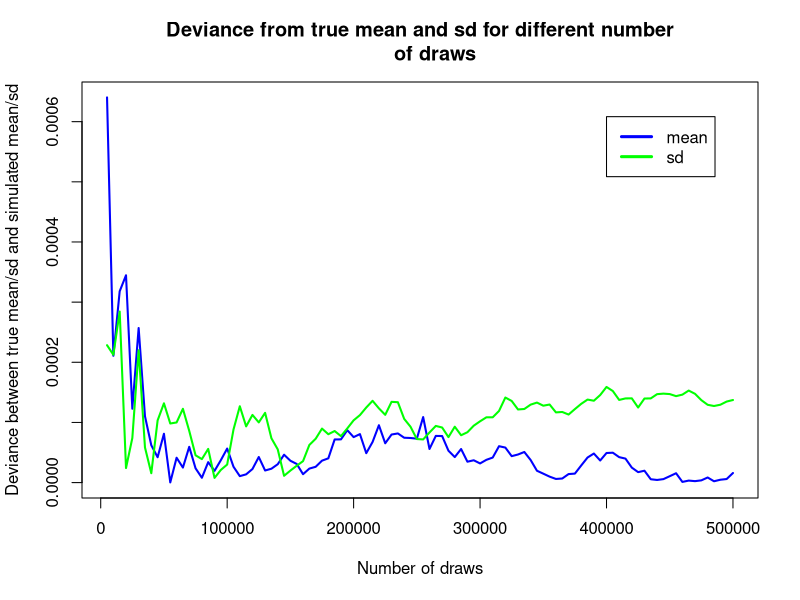
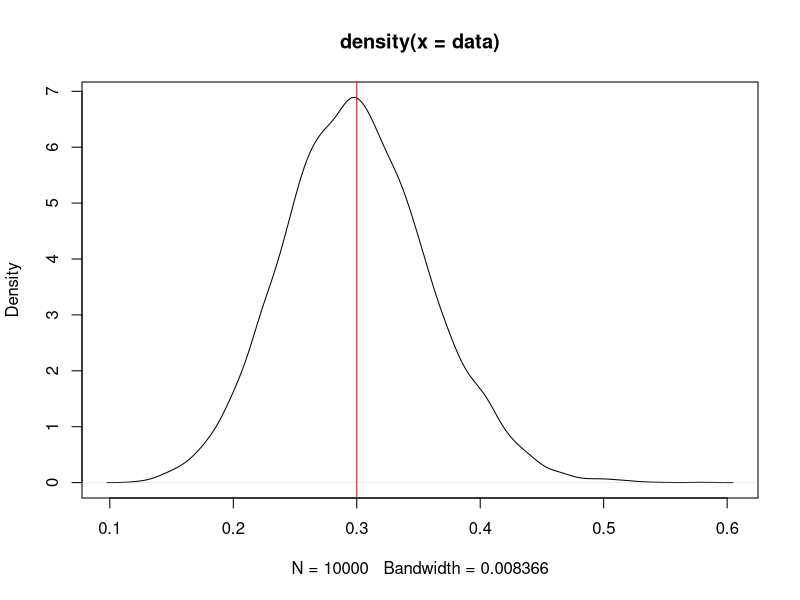
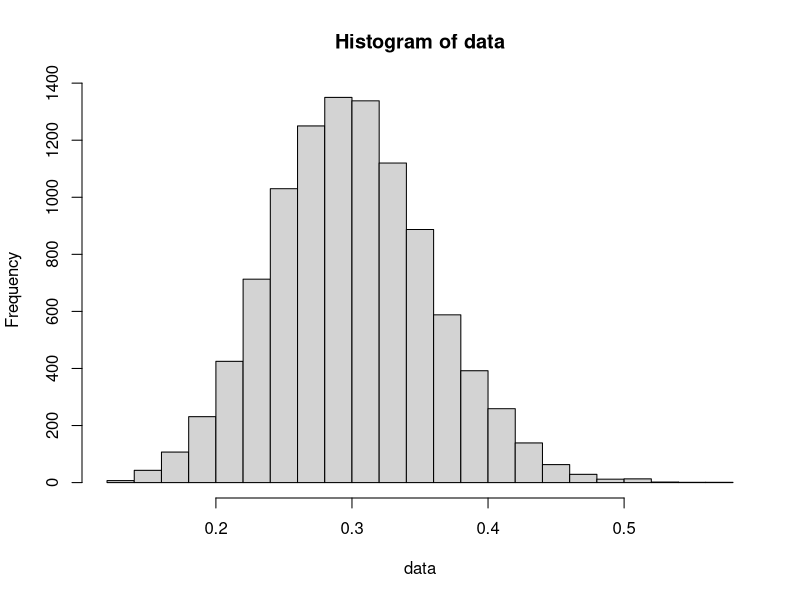
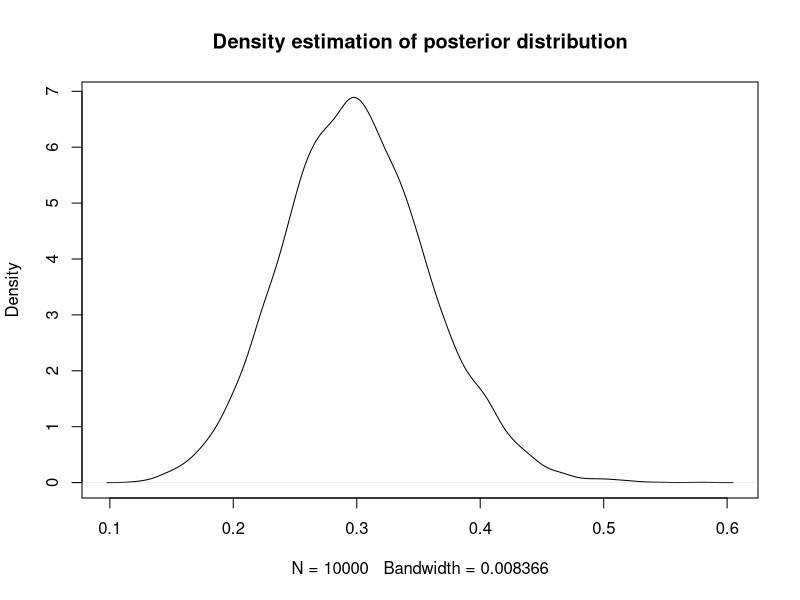
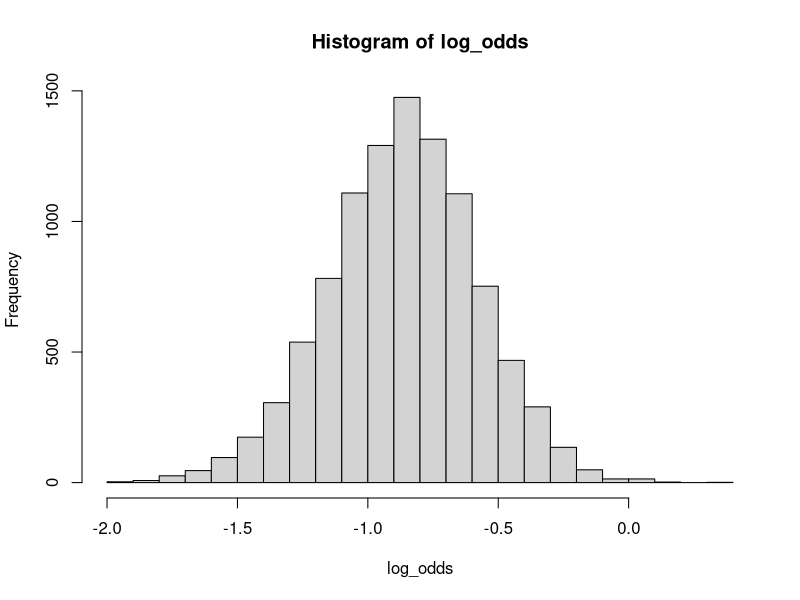
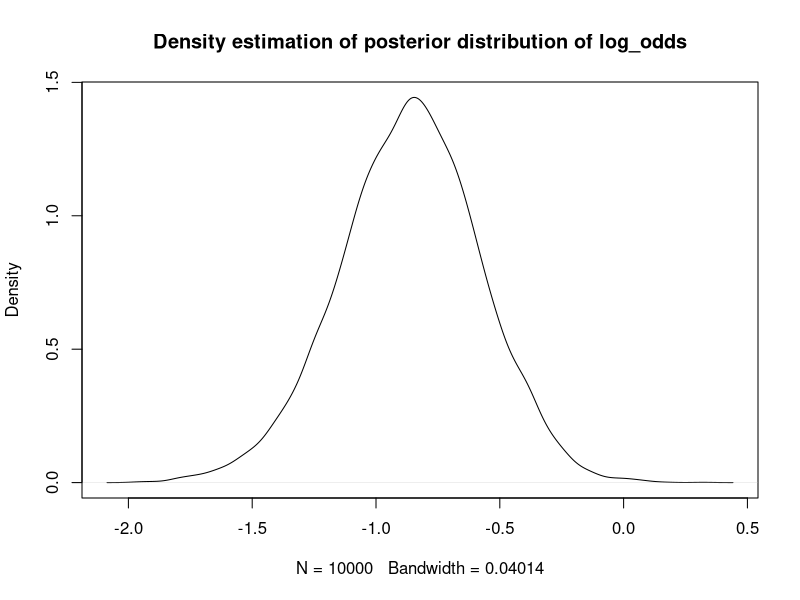

Source code (R) for these figures, in order:
###############################1a#####################################
options(scipen=999) # for removing scientific notation on the plots

# number of observations and number of successes
n = 50
s = 13
# alpha and beta in prior Beta distribution
alpha0 = 5
beta0 = 5
# alpha and beta in posterior Beta distribution
alpha = alpha0 + s
beta = beta0 + (n - s)

#true mean and standard deviation of the posterior Beta distribution (formulas from wikipedia for Beta distribution)
true_mean = alpha / (alpha + beta)
true_sd = sqrt(alpha * beta / ((alpha + beta)^2 * (alpha+beta+1)))


draws = seq(5000, 500000, 5000) #different number of draws, i.e. sample sizes to use 
means = c(1:length(draws)) #vector to store the means of the different sample sizes
sds = c(1:length(draws)) #vector to store the sd's of the different sample sizes

#for each of the different number of draws, compute and store the estimated mean and sd.
#storing the absolute value for easier comparison.
for (i in 1:length(draws)) {
  set.seed(12345)
  data = rbeta(draws[i], alpha, beta)
  mean = mean(data)
  sd = sd(data)
  means[i] = abs(true_mean - mean)
  sds[i] = abs(true_sd - sd)
}

#As we see in the plot, the difference between the true mean/sd and the estimated mean/sd from the simulations
#go to 0 as we increase the number of draws, i.e. the posterior mean and sd converges to the true values of 0.3 and 0.05867387. 
max_y = max(means, sds) 
plot(draws, means, type="l", lwd = 2, col="blue", ylim=c(0,max_y), main = "Deviance from true mean and sd for different number
     of draws", xlab="Number of draws", ylab="Deviance between true mean/sd and simulated mean/sd" )
points(draws, sds, type="l", lwd = 2, col="green")
legend(x = max(draws)*0.8, y = max_y*0.95, legend = c("mean", "sd"), col = c("blue","green"), lwd = 3)




#################################1b###################################
#pbeta gives the distribution function for the Beta distribution,
#i.e. the accumulated probability mass up to some value (area under curve less or equal to the value)
true_prob = pbeta(0.3, alpha, beta)
true_prob

nDraws = 10000
set.seed(12345)
data = rbeta(nDraws, alpha, beta)
#using our 10000 draws from the posterior,
#we can calculate the probability by taking number of samples < 0.3 divided by total number of samples
sim_prob = length(data[data<0.3]) / nDraws 
sim_prob

#The probability from simulation with 10000 draws, 0.5156, is very close to the exact probability of 0.5150. 

#Plot of density estimates of our data, a value of around 0.515 looks reasonable. 
plot(density(data))
abline(v=0.3, col="red")




###############################1c#####################################
nDraws = 10000
set.seed(12345)
data = rbeta(nDraws, alpha, beta)

#posterior distribution
hist(data, breaks=25)
plot(density(data), main = "Density estimation of posterior distribution")

#simulating draws from the posterior distribution of the log-odds
#(logit maps the probability values from (0,1) to (-inf, inf))
log_odds = log(data / (1-data)) 

#posterior distribution of the log-odds
hist(log_odds, breaks=25)
plot(density(log_odds), main = "Density estimation of posterior distribution of log_odds")




